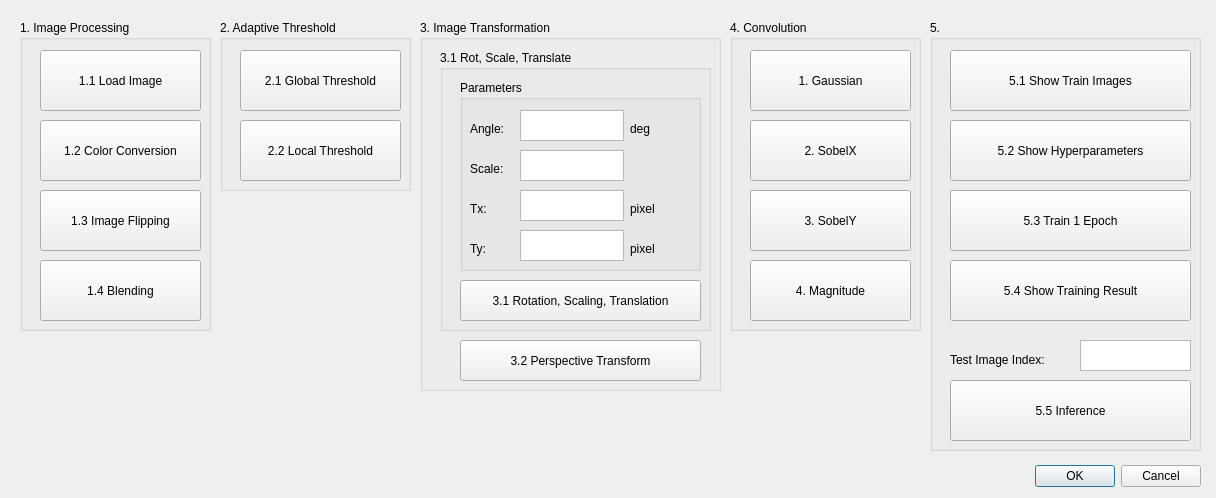
<?xml version="1.0" encoding="UTF-8"?>
<ui version="4.0">
 <class>Dialog</class>
 <widget class="QDialog" name="Dialog">
  <property name="geometry">
   <rect>
    <x>0</x>
    <y>0</y>
    <width>1216</width>
    <height>498</height>
   </rect>
  </property>
  <property name="windowTitle">
   <string>HW1</string>
  </property>
  <widget class="QGroupBox" name="groupBox">
   <property name="geometry">
    <rect>
     <x>20</x>
     <y>20</y>
     <width>191</width>
     <height>311</height>
    </rect>
   </property>
   <property name="title">
    <string>1. Image Processing</string>
   </property>
   <widget class="QPushButton" name="button1_1">
    <property name="geometry">
     <rect>
      <x>20</x>
      <y>30</y>
      <width>161</width>
      <height>61</height>
     </rect>
    </property>
    <property name="font">
     <font>
      <pointsize>9</pointsize>
      <weight>50</weight>
      <italic>false</italic>
      <bold>false</bold>
     </font>
    </property>
    <property name="contextMenuPolicy">
     <enum>Qt::DefaultContextMenu</enum>
    </property>
    <property name="layoutDirection">
     <enum>Qt::RightToLeft</enum>
    </property>
    <property name="text">
     <string>1.1 Load Image</string>
    </property>
    <property name="autoDefault">
     <bool>true</bool>
    </property>
    <property name="flat">
     <bool>false</bool>
    </property>
   </widget>
   <widget class="QPushButton" name="button1_2">
    <property name="geometry">
     <rect>
      <x>20</x>
      <y>100</y>
      <width>161</width>
      <height>61</height>
     </rect>
    </property>
    <property name="text">
     <string>1.2 Color Conversion</string>
    </property>
   </widget>
   <widget class="QPushButton" name="button1_3">
    <property name="geometry">
     <rect>
      <x>20</x>
      <y>170</y>
      <width>161</width>
      <height>61</height>
     </rect>
    </property>
    <property name="text">
     <string>1.3 Image Flipping</string>
    </property>
   </widget>
   <widget class="QPushButton" name="button1_4">
    <property name="geometry">
     <rect>
      <x>20</x>
      <y>240</y>
      <width>161</width>
      <height>61</height>
     </rect>
    </property>
    <property name="text">
     <string>1.4 Blending</string>
    </property>
   </widget>
  </widget>
  <widget class="QGroupBox" name="groupBox_2">
   <property name="geometry">
    <rect>
     <x>220</x>
     <y>20</y>
     <width>191</width>
     <height>171</height>
    </rect>
   </property>
   <property name="title">
    <string>2. Adaptive Threshold</string>
   </property>
   <widget class="QPushButton" name="button2_1">
    <property name="geometry">
     <rect>
      <x>20</x>
      <y>30</y>
      <width>161</width>
      <height>61</height>
     </rect>
    </property>
    <property name="font">
     <font>
      <pointsize>9</pointsize>
      <weight>50</weight>
      <italic>false</italic>
      <bold>false</bold>
     </font>
    </property>
    <property name="contextMenuPolicy">
     <enum>Qt::DefaultContextMenu</enum>
    </property>
    <property name="layoutDirection">
     <enum>Qt::RightToLeft</enum>
    </property>
    <property name="text">
     <string>2.1 Global Threshold</string>
    </property>
    <property name="autoDefault">
     <bool>true</bool>
    </property>
    <property name="flat">
     <bool>false</bool>
    </property>
   </widget>
   <widget class="QPushButton" name="button2_2">
    <property name="geometry">
     <rect>
      <x>20</x>
      <y>100</y>
      <width>161</width>
      <height>61</height>
     </rect>
    </property>
    <property name="font">
     <font>
      <pointsize>9</pointsize>
      <weight>50</weight>
      <italic>false</italic>
      <bold>false</bold>
     </font>
    </property>
    <property name="contextMenuPolicy">
     <enum>Qt::DefaultContextMenu</enum>
    </property>
    <property name="layoutDirection">
     <enum>Qt::RightToLeft</enum>
    </property>
    <property name="text">
     <string>2.2 Local Threshold</string>
    </property>
    <property name="autoDefault">
     <bool>true</bool>
    </property>
    <property name="flat">
     <bool>false</bool>
    </property>
   </widget>
  </widget>
  <widget class="QGroupBox" name="groupBox_3">
   <property name="geometry">
    <rect>
     <x>420</x>
     <y>20</y>
     <width>301</width>
     <height>371</height>
    </rect>
   </property>
   <property name="title">
    <string>3. Image Transformation</string>
   </property>
   <widget class="QGroupBox" name="groupBox_4">
    <property name="geometry">
     <rect>
      <x>20</x>
      <y>30</y>
      <width>271</width>
      <height>281</height>
     </rect>
    </property>
    <property name="title">
     <string>3.1 Rot, Scale, Translate</string>
    </property>
    <widget class="QGroupBox" name="groupBox_5">
     <property name="geometry">
      <rect>
       <x>20</x>
       <y>30</y>
       <width>241</width>
       <height>191</height>
      </rect>
     </property>
     <property name="title">
      <string>Parameters</string>
     </property>
     <widget class="QLabel" name="label_2">
      <property name="geometry">
       <rect>
        <x>10</x>
        <y>40</y>
        <width>51</width>
        <height>17</height>
       </rect>
      </property>
      <property name="text">
       <string>Angle: </string>
      </property>
     </widget>
     <widget class="QLabel" name="label_3">
      <property name="geometry">
       <rect>
        <x>10</x>
        <y>80</y>
        <width>51</width>
        <height>17</height>
       </rect>
      </property>
      <property name="text">
       <string>Scale: </string>
      </property>
     </widget>
     <widget class="QLabel" name="label_4">
      <property name="geometry">
       <rect>
        <x>10</x>
        <y>120</y>
        <width>51</width>
        <height>17</height>
       </rect>
      </property>
      <property name="text">
       <string>Tx: </string>
      </property>
     </widget>
     <widget class="QLabel" name="label_5">
      <property name="geometry">
       <rect>
        <x>10</x>
        <y>160</y>
        <width>51</width>
        <height>17</height>
       </rect>
      </property>
      <property name="text">
       <string>Ty:</string>
      </property>
     </widget>
     <widget class="QTextEdit" name="textEdit3_1">
      <property name="geometry">
       <rect>
        <x>60</x>
        <y>30</y>
        <width>104</width>
        <height>31</height>
       </rect>
      </property>
     </widget>
     <widget class="QTextEdit" name="textEdit3_2">
      <property name="geometry">
       <rect>
        <x>60</x>
        <y>70</y>
        <width>104</width>
        <height>31</height>
       </rect>
      </property>
     </widget>
     <widget class="QTextEdit" name="textEdit3_3">
      <property name="geometry">
       <rect>
        <x>60</x>
        <y>110</y>
        <width>104</width>
        <height>31</height>
       </rect>
      </property>
     </widget>
     <widget class="QTextEdit" name="textEdit3_4">
      <property name="geometry">
       <rect>
        <x>60</x>
        <y>150</y>
        <width>104</width>
        <height>31</height>
       </rect>
      </property>
     </widget>
     <widget class="QLabel" name="label_6">
      <property name="geometry">
       <rect>
        <x>170</x>
        <y>40</y>
        <width>51</width>
        <height>17</height>
       </rect>
      </property>
      <property name="text">
       <string>deg</string>
      </property>
     </widget>
     <widget class="QLabel" name="label_7">
      <property name="geometry">
       <rect>
        <x>170</x>
        <y>120</y>
        <width>51</width>
        <height>17</height>
       </rect>
      </property>
      <property name="text">
       <string>pixel</string>
      </property>
     </widget>
     <widget class="QLabel" name="label_8">
      <property name="geometry">
       <rect>
        <x>170</x>
        <y>160</y>
        <width>51</width>
        <height>17</height>
       </rect>
      </property>
      <property name="text">
       <string>pixel</string>
      </property>
     </widget>
    </widget>
    <widget class="QPushButton" name="button3_1">
     <property name="geometry">
      <rect>
       <x>20</x>
       <y>230</y>
       <width>241</width>
       <height>41</height>
      </rect>
     </property>
     <property name="font">
      <font>
       <pointsize>9</pointsize>
       <weight>50</weight>
       <italic>false</italic>
       <bold>false</bold>
      </font>
     </property>
     <property name="contextMenuPolicy">
      <enum>Qt::DefaultContextMenu</enum>
     </property>
     <property name="layoutDirection">
      <enum>Qt::RightToLeft</enum>
     </property>
     <property name="text">
      <string>3.1 Rotation, Scaling, Translation</string>
     </property>
     <property name="autoDefault">
      <bool>true</bool>
     </property>
     <property name="flat">
      <bool>false</bool>
     </property>
    </widget>
   </widget>
   <widget class="QPushButton" name="button3_2">
    <property name="geometry">
     <rect>
      <x>40</x>
      <y>320</y>
      <width>241</width>
      <height>41</height>
     </rect>
    </property>
    <property name="font">
     <font>
      <pointsize>9</pointsize>
      <weight>50</weight>
      <italic>false</italic>
      <bold>false</bold>
     </font>
    </property>
    <property name="contextMenuPolicy">
     <enum>Qt::DefaultContextMenu</enum>
    </property>
    <property name="layoutDirection">
     <enum>Qt::RightToLeft</enum>
    </property>
    <property name="text">
     <string>3.2 Perspective Transform</string>
    </property>
    <property name="autoDefault">
     <bool>true</bool>
    </property>
    <property name="flat">
     <bool>false</bool>
    </property>
   </widget>
  </widget>
  <widget class="QGroupBox" name="groupBox_6">
   <property name="geometry">
    <rect>
     <x>730</x>
     <y>20</y>
     <width>191</width>
     <height>311</height>
    </rect>
   </property>
   <property name="title">
    <string>4. Convolution</string>
   </property>
   <widget class="QPushButton" name="button4_1">
    <property name="geometry">
     <rect>
      <x>20</x>
      <y>30</y>
      <width>161</width>
      <height>61</height>
     </rect>
    </property>
    <property name="font">
     <font>
      <pointsize>9</pointsize>
      <weight>50</weight>
      <italic>false</italic>
      <bold>false</bold>
     </font>
    </property>
    <property name="contextMenuPolicy">
     <enum>Qt::DefaultContextMenu</enum>
    </property>
    <property name="layoutDirection">
     <enum>Qt::RightToLeft</enum>
    </property>
    <property name="text">
     <string>1. Gaussian</string>
    </property>
    <property name="autoDefault">
     <bool>true</bool>
    </property>
    <property name="flat">
     <bool>false</bool>
    </property>
   </widget>
   <widget class="QPushButton" name="button4_2">
    <property name="geometry">
     <rect>
      <x>20</x>
      <y>100</y>
      <width>161</width>
      <height>61</height>
     </rect>
    </property>
    <property name="font">
     <font>
      <pointsize>9</pointsize>
      <weight>50</weight>
      <italic>false</italic>
      <bold>false</bold>
     </font>
    </property>
    <property name="contextMenuPolicy">
     <enum>Qt::DefaultContextMenu</enum>
    </property>
    <property name="layoutDirection">
     <enum>Qt::RightToLeft</enum>
    </property>
    <property name="text">
     <string>2. SobelX</string>
    </property>
    <property name="autoDefault">
     <bool>true</bool>
    </property>
    <property name="flat">
     <bool>false</bool>
    </property>
   </widget>
   <widget class="QPushButton" name="button4_3">
    <property name="geometry">
     <rect>
      <x>20</x>
      <y>170</y>
      <width>161</width>
      <height>61</height>
     </rect>
    </property>
    <property name="font">
     <font>
      <pointsize>9</pointsize>
      <weight>50</weight>
      <italic>false</italic>
      <bold>false</bold>
     </font>
    </property>
    <property name="contextMenuPolicy">
     <enum>Qt::DefaultContextMenu</enum>
    </property>
    <property name="layoutDirection">
     <enum>Qt::RightToLeft</enum>
    </property>
    <property name="text">
     <string>3. SobelY</string>
    </property>
    <property name="autoDefault">
     <bool>true</bool>
    </property>
    <property name="flat">
     <bool>false</bool>
    </property>
   </widget>
   <widget class="QPushButton" name="button4_4">
    <property name="geometry">
     <rect>
      <x>20</x>
      <y>240</y>
      <width>161</width>
      <height>61</height>
     </rect>
    </property>
    <property name="font">
     <font>
      <pointsize>9</pointsize>
      <weight>50</weight>
      <italic>false</italic>
      <bold>false</bold>
     </font>
    </property>
    <property name="contextMenuPolicy">
     <enum>Qt::DefaultContextMenu</enum>
    </property>
    <property name="layoutDirection">
     <enum>Qt::RightToLeft</enum>
    </property>
    <property name="text">
     <string>4. Magnitude</string>
    </property>
    <property name="autoDefault">
     <bool>true</bool>
    </property>
    <property name="flat">
     <bool>false</bool>
    </property>
   </widget>
  </widget>
  <widget class="QGroupBox" name="groupBox_7">
   <property name="geometry">
    <rect>
     <x>930</x>
     <y>20</y>
     <width>271</width>
     <height>431</height>
    </rect>
   </property>
   <property name="title">
    <string>5.</string>
   </property>
   <widget class="QTextEdit" name="textEdit5_5">
    <property name="geometry">
     <rect>
      <x>150</x>
      <y>320</y>
      <width>111</width>
      <height>31</height>
     </rect>
    </property>
   </widget>
   <widget class="QPushButton" name="button5_1">
    <property name="geometry">
     <rect>
      <x>20</x>
      <y>30</y>
      <width>241</width>
      <height>61</height>
     </rect>
    </property>
    <property name="text">
     <string>5.1 Show Train Images</string>
    </property>
   </widget>
   <widget class="QPushButton" name="button5_4">
    <property name="geometry">
     <rect>
      <x>20</x>
      <y>240</y>
      <width>241</width>
      <height>61</height>
     </rect>
    </property>
    <property name="text">
     <string>5.4 Show Training Result</string>
    </property>
   </widget>
   <widget class="QPushButton" name="button5_2">
    <property name="geometry">
     <rect>
      <x>20</x>
      <y>100</y>
      <width>241</width>
      <height>61</height>
     </rect>
    </property>
    <property name="text">
     <string>5.2 Show Hyperparameters</string>
    </property>
   </widget>
   <widget class="QPushButton" name="button5_3">
    <property name="geometry">
     <rect>
      <x>20</x>
      <y>170</y>
      <width>241</width>
      <height>61</height>
     </rect>
    </property>
    <property name="text">
     <string>5.3 Train 1 Epoch</string>
    </property>
   </widget>
   <widget class="QPushButton" name="button5_5">
    <property name="geometry">
     <rect>
      <x>20</x>
      <y>360</y>
      <width>241</width>
      <height>61</height>
     </rect>
    </property>
    <property name="text">
     <string>5.5 Inference</string>
    </property>
   </widget>
   <widget class="QLabel" name="label">
    <property name="geometry">
     <rect>
      <x>20</x>
      <y>330</y>
      <width>131</width>
      <height>20</height>
     </rect>
    </property>
    <property name="text">
     <string>Test Image Index:</string>
    </property>
   </widget>
  </widget>
  <widget class="QDialogButtonBox" name="buttonBox">
   <property name="geometry">
    <rect>
     <x>860</x>
     <y>460</y>
     <width>341</width>
     <height>32</height>
    </rect>
   </property>
   <property name="orientation">
    <enum>Qt::Horizontal</enum>
   </property>
   <property name="standardButtons">
    <set>QDialogButtonBox::Cancel|QDialogButtonBox::Ok</set>
   </property>
  </widget>
 </widget>
 <resources/>
 <connections>
  <connection>
   <sender>buttonBox</sender>
   <signal>accepted()</signal>
   <receiver>Dialog</receiver>
   <slot>accept()</slot>
   <hints>
    <hint type="sourcelabel">
     <x>248</x>
     <y>254</y>
    </hint>
    <hint type="destinationlabel">
     <x>157</x>
     <y>274</y>
    </hint>
   </hints>
  </connection>
  <connection>
   <sender>buttonBox</sender>
   <signal>rejected()</signal>
   <receiver>Dialog</receiver>
   <slot>reject()</slot>
   <hints>
    <hint type="sourcelabel">
     <x>316</x>
     <y>260</y>
    </hint>
    <hint type="destinationlabel">
     <x>286</x>
     <y>274</y>
    </hint>
   </hints>
  </connection>
 </connections>
</ui>
